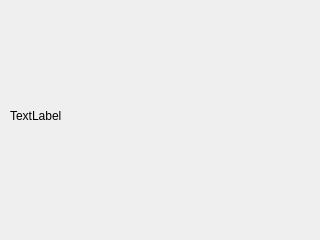
<?xml version="1.0" encoding="UTF-8"?>
<ui version="4.0">
 <class>CamWindow</class>
 <widget class="QMainWindow" name="CamWindow">
  <property name="geometry">
   <rect>
    <x>0</x>
    <y>0</y>
    <width>320</width>
    <height>240</height>
   </rect>
  </property>
  <property name="minimumSize">
   <size>
    <width>320</width>
    <height>240</height>
   </size>
  </property>
  <property name="windowTitle">
   <string>MainWindow</string>
  </property>
  <widget class="QWidget" name="centralwidget">
   <widget class="QLabel" name="label_webcam">
    <property name="geometry">
     <rect>
      <x>10</x>
      <y>10</y>
      <width>301</width>
      <height>211</height>
     </rect>
    </property>
    <property name="minimumSize">
     <size>
      <width>120</width>
      <height>120</height>
     </size>
    </property>
    <property name="text">
     <string>TextLabel</string>
    </property>
   </widget>
  </widget>
 </widget>
 <resources/>
 <connections/>
</ui>
